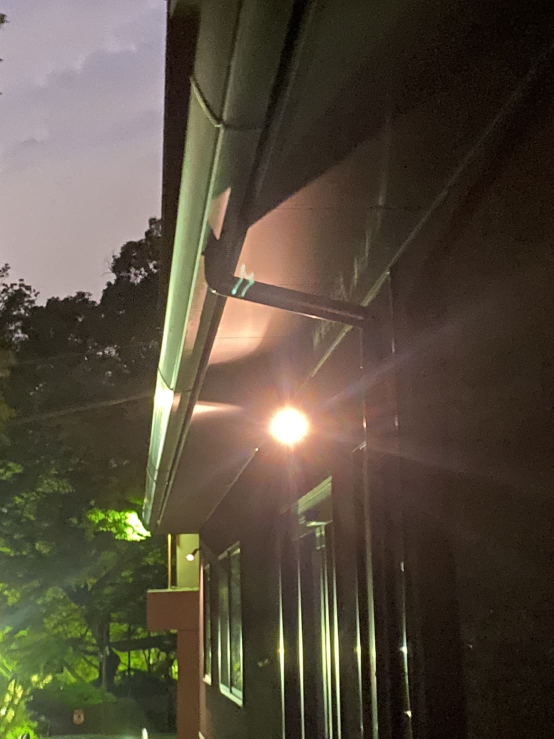
#> input picture images/S__63709238_0.jpg, 1108 x 1477 px (shown at 1/2 size); the run also reads 1 picture not shown here
$ python make_reel.py
#> lines starting #> are read from the running program, lines starting #| are printed output that depends on the picture
"""春日の森イメージ Instagram リール (1080x1920, 30秒) を生成する。

使い方: python3 reel/make_reel.py  → reel/kasuga_forest_reel.mp4
"""
import math
import os
import subprocess

import numpy as np
from PIL import Image, ImageDraw, ImageFilter, ImageFont

ROOT = os.path.dirname(os.path.dirname(os.path.abspath(__file__)))
IMG_DIR = os.path.join(ROOT, "images")
OUT = os.path.join(ROOT, "reel", "kasuga_forest_reel.mp4")

W, H, FPS, DURATION = 1080, 1920, 30, 30.0
GOLD = (201, 169, 110)
FONT_DIR = os.path.join(ROOT, "reel", "fonts")
FONT_JP = os.path.join(FONT_DIR, "ShipporiMincho-Medium.ttf")
FONT_EN = os.path.join(FONT_DIR, "CormorantGaramond[wght].ttf")
FONT_EN_IT = os.path.join(FONT_DIR, "CormorantGaramond-Italic[wght].ttf")

# (ファイル, 表示秒数, 和文コピー, 英文サブコピー, 次へのトランジション)
SLIDES = [
    ("S__63709238_0.jpg", 4.3, ["春日の森へ"], "Into the forest of Kasuga", "dissolve"),
    ("S__63709241_0.jpg", 4.3, [], None, "slide_up"),
    ("S__63709239_0.jpg", 4.3, ["深い緑に、", "夜がおりてくる"], "Night settles on deep green", "dip_black"),
    ("IMG_0258.jpg", 4.3, ["千年の杜に", "灯がともる"], "Lanterns in an ancient grove", "zoom_dissolve"),
    ("IMG_0261.jpg", 4.3, [], None, "light_sweep"),
    ("S__63709242_0.jpg", 4.3, ["静けさを、まとう"], "Wrapped in stillness", "dip_black"),
    ("S__63709243_0.jpg", 4.3, [], None, "iris"),
    ("S__63709244_0.jpg", 6.9, ["森を眺めて眠る、", "ひとときを。"], "Sleep beside the forest", None),
]
TRANS = 1.0  # トランジション秒数（前後スライドが重なる時間）

BOX_W, BOX_H = 940, 1300  # メイン画像の最大表示枠（画像は切らずにこの中に収める）
CENTER_Y = 840


_FONTS = {}


# [8 lines left out: function font, not called in this run]


GOLD_TOP = np.array([236, 214, 164], dtype=np.float32)
GOLD_BOTTOM = np.array([176, 140, 82], dtype=np.float32)
CREAM = (238, 230, 212)
_GLYPHS = {}


# [60 lines left out: functions glyph, draw_line, ornament, not called in this run]


def prepare(fname):
#> called with fname = 'S__63709238_0.jpg'
    src = Image.open(os.path.join(IMG_DIR, fname)).convert("RGB")
#> src is the input picture: PIL image 1108x1477 RGB; mean R, G, B 85.9, 76, 61
    # わずかに暖色寄り・落ち着いたトーンに
    arr = np.asarray(src).astype(np.float32)
    arr[..., 0] *= 1.03
    arr[..., 2] *= 0.95
    arr = np.clip((arr - 128) * 1.05 + 124, 0, 255)
    src = Image.fromarray(arr.astype(np.uint8))

    scale = min(BOX_W / src.width, BOX_H / src.height)
#> scale = 0.848
    fit = (round(src.width * scale), round(src.height * scale))
#> fit = (940, 1253)
    main = src.resize((round(fit[0] * 1.06), round(fit[1] * 1.06)), Image.LANCZOS)

    # 背景: 同じ写真を大きくぼかして暗く敷く（メイン画像は切らない）
    bs = max(W / src.width, H / src.height) * 1.15
#> bs = 1.49
    bg = src.resize((round(src.width * bs), round(src.height * bs)), Image.BILINEAR)
    bg = bg.filter(ImageFilter.GaussianBlur(40))
    bg = Image.fromarray((np.asarray(bg) * 0.32).astype(np.uint8))
    return {"main": main, "fit": fit, "bg": bg}


def ease(x):
    x = min(max(x, 0.0), 1.0)
    return 0.5 - 0.5 * math.cos(math.pi * x)


def vignette():
    y, x = np.ogrid[:H, :W]
    d = np.sqrt(((x - W / 2) / (W / 2)) ** 2 + ((y - H / 2) / (H / 2)) ** 2)
    return np.clip(1.0 - 0.45 * np.clip(d - 0.55, 0, 1) ** 1.5, 0, 1)[..., None]


VIG = vignette()


# [87 lines left out: functions render_slide, draw_text, end_card, soft_mask, not called in this run]


def main():
    preps = [prepare(s[0]) for s in SLIDES]
#> call 2 of prepare, with fname = 'S__63709241_0.jpg'
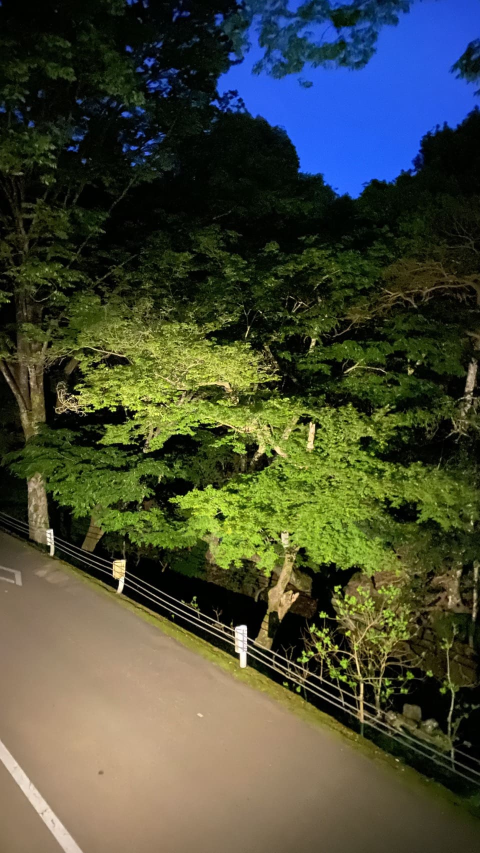
#> input picture images/S__63709241_0.jpg, 960 x 1706 px (shown at 1/2 size)
#> in prepare, src is the input picture: PIL image 960x1706 RGB; mean R, G, B 69.5, 74.5, 56.5
#> call 3 of prepare, with fname = 'S__63709239_0.jpg'
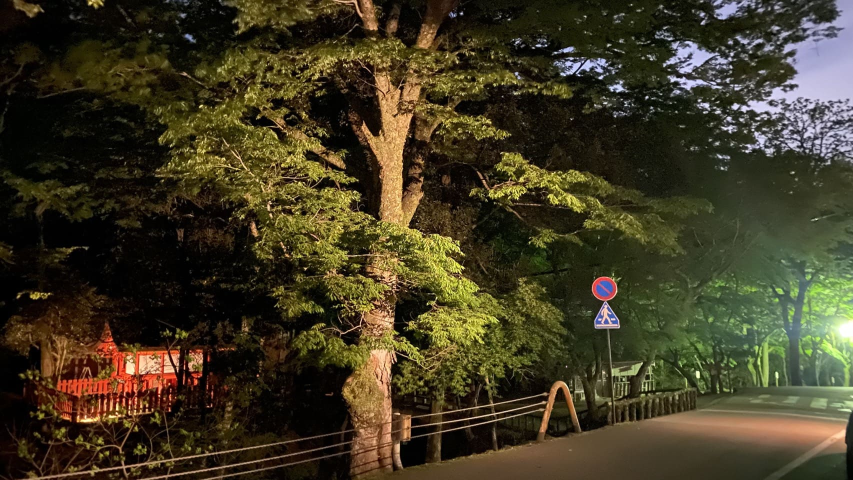
#> input picture images/S__63709239_0.jpg, 1706 x 960 px (shown at 1/2 size)
#> in prepare, src is the input picture: PIL image 1706x960 RGB; mean R, G, B 64.8, 57.8, 35.4
#> call 4 of prepare, with fname = 'IMG_0258.jpg'
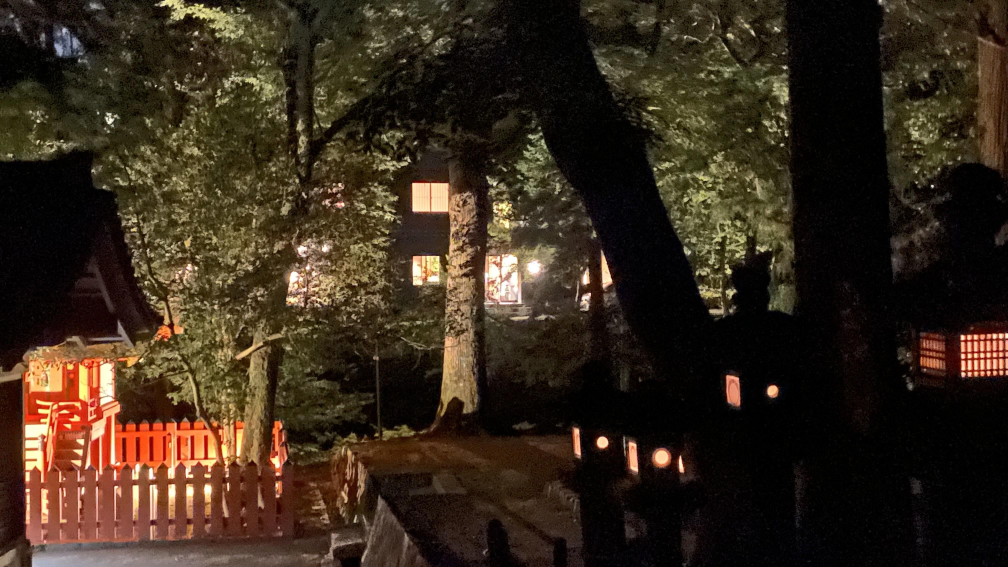
#> input picture images/IMG_0258.jpg, 4032 x 2268 px (shown at 1/4 size)
#> in prepare, src is the input picture: PIL image 4032x2268 RGB; mean R, G, B 55.4, 41.8, 27.4
#> in prepare (call 4), `bg = bg.filter(ImageFilter.GaussianBlur(40))`:
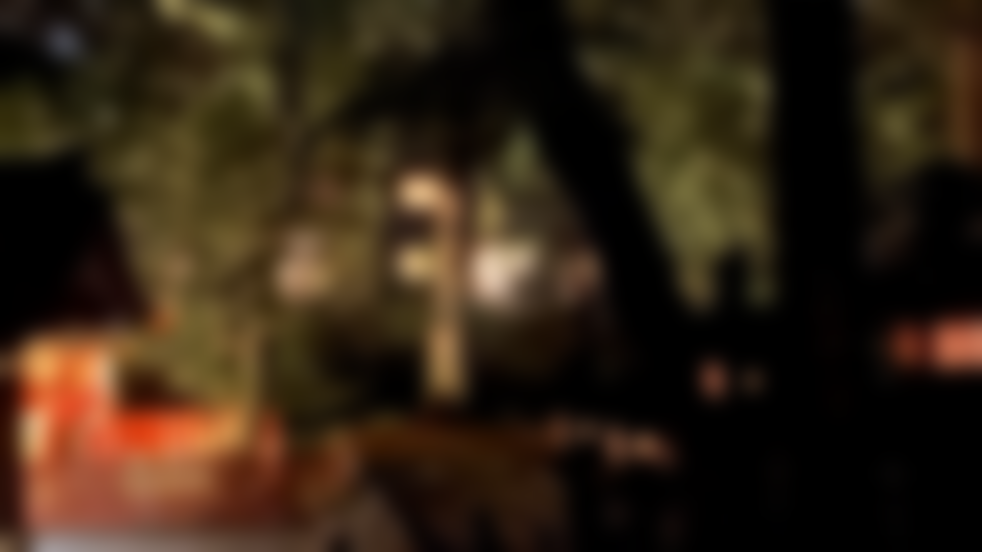
#> bg: PIL image 3925x2208 RGB (shown at 1/4 size); mean R, G, B 51.1, 35.9, 20.1
#> in prepare (call 4), `bg = Image.fromarray((np.asarray(bg) * 0.32).astype(np.uint8))`:
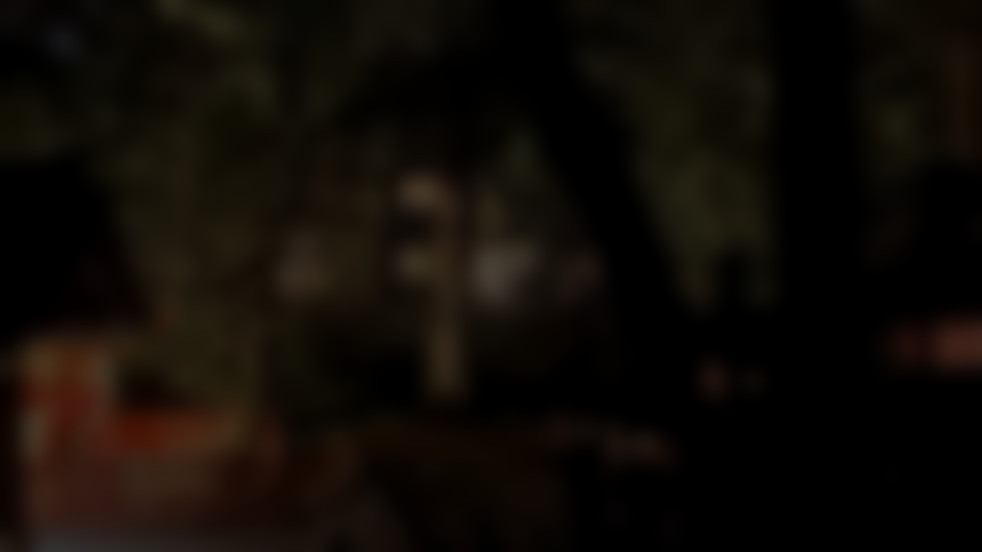
#> bg: PIL image 3925x2208 RGB (shown at 1/4 size); mean R, G, B 15.9, 11.1, 6
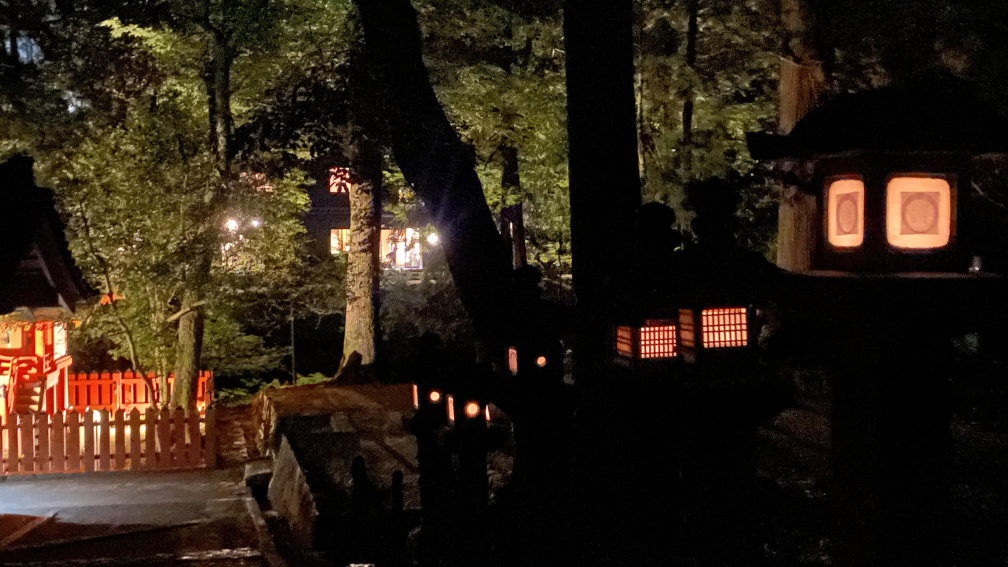
#> input picture images/IMG_0261.jpg, 4032 x 2268 px (shown at 1/4 size)
#> in prepare, src is the input picture: PIL image 4032x2268 RGB; mean R, G, B 43.2, 31.6, 19.5
#> in prepare (call 5), `main = src.resize((round(fit[0] * 1.06), round(fit[1] * 1.06)), Image...`:
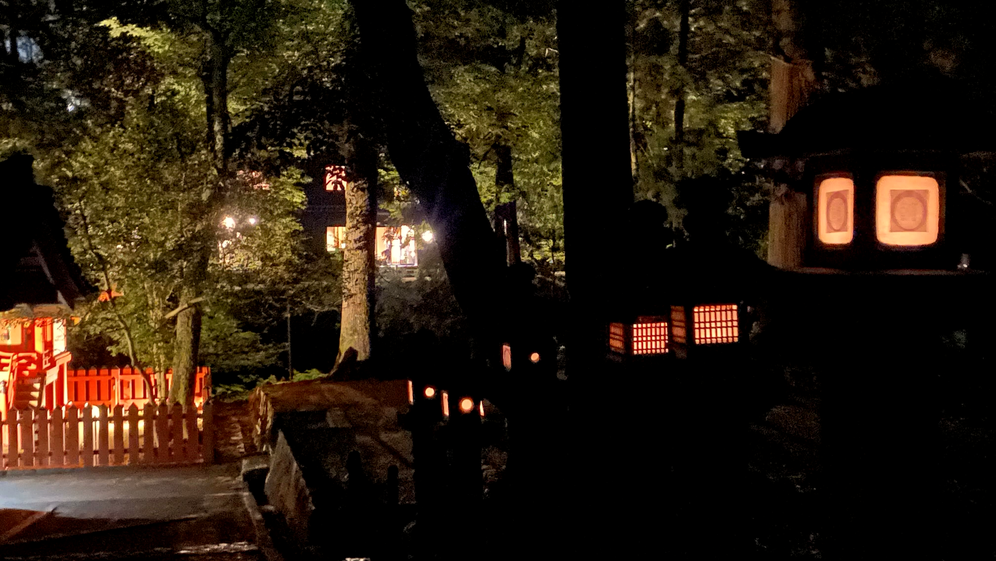
#> main: PIL image 996x561 RGB; mean R, G, B 39.7, 27, 14.2
    starts, t = [], 0.0
    for _, dur, _, _, _ in SLIDES:
        starts.append(t)
        t += dur - TRANS
    total_frames = int(DURATION * FPS)

    ff = subprocess.Popen([
        "ffmpeg", "-y", "-loglevel", "error",
        "-f", "rawvideo", "-pix_fmt", "rgb24", "-s", f"{W}x{H}", "-r", str(FPS), "-i", "-",
        "-f", "lavfi", "-i", "anullsrc=channel_layout=stereo:sample_rate=44100",
        "-shortest", "-c:v", "libx264", "-preset", "slow", "-crf", "17",
        "-pix_fmt", "yuv420p", "-profile:v", "high", "-movflags", "+faststart",
        "-c:a", "aac", "-b:a", "128k", OUT,
    ], stdin=subprocess.PIPE)

    # [8 lines left out: function frame_of, not called in this run]

    for n in range(total_frames):
        t = n / FPS
        cur = max(i for i in range(len(SLIDES)) if starts[i] <= t)
        prev = cur - 1
        in_trans = prev >= 0 and t < starts[cur] + TRANS
        if not in_trans:
            img = frame_of(cur, t)
        else:
            k = (t - starts[cur]) / TRANS
            kind = SLIDES[prev][4]
            if kind == "dip_black":
                if k < 0.5:
                    img = Image.blend(frame_of(prev, t), Image.new("RGB", (W, H)), ease(k * 2))
                else:
                    img = Image.blend(Image.new("RGB", (W, H)), frame_of(cur, t), ease(k * 2 - 1))
            elif kind == "slide_up":
                e = ease(k)
                a = frame_of(prev, t, dy=int(-50 * e))
                b = frame_of(cur, t, dy=int(70 * (1 - e)))
                img = Image.blend(a, b, e)
            elif kind == "zoom_dissolve":
                e = ease(k)
                a = frame_of(prev, t, extra_scale=1 + 0.04 * e)
                b = frame_of(cur, t, extra_scale=1.06 - 0.06 * e)
                img = Image.blend(a, b, e)
            elif kind in ("light_sweep", "iris"):
                m = soft_mask(kind, ease(k))
                a = np.asarray(frame_of(prev, t), dtype=np.float32)
                b = np.asarray(frame_of(cur, t), dtype=np.float32)
                mix = a * (1 - m) + b * m
                if kind == "light_sweep":  # 境目にほのかな光
                    glow = (m * (1 - m) * 4) ** 2 * 40
                    mix = mix + glow * np.array([1.0, 0.9, 0.7])
                img = Image.fromarray(np.clip(mix, 0, 255).astype(np.uint8))
            else:  # dissolve
                img = Image.blend(frame_of(prev, t), frame_of(cur, t), ease(k))

        arr = np.asarray(img, dtype=np.float32) * VIG
        # 冒頭はフェードイン、最後は黒へフェードアウト
        fade = min(ease(t / 1.2), ease((DURATION - t) / 0.8))
        arr *= fade
        ff.stdin.write(np.clip(arr, 0, 255).astype(np.uint8).tobytes())
        if n % 150 == 0:
            print(f"{n}/{total_frames}", flush=True)

    ff.stdin.close()
    ff.wait()
    print("done:", OUT)


if __name__ == "__main__":
#> (the run stopped early here; a loop or call above may not have finished)
